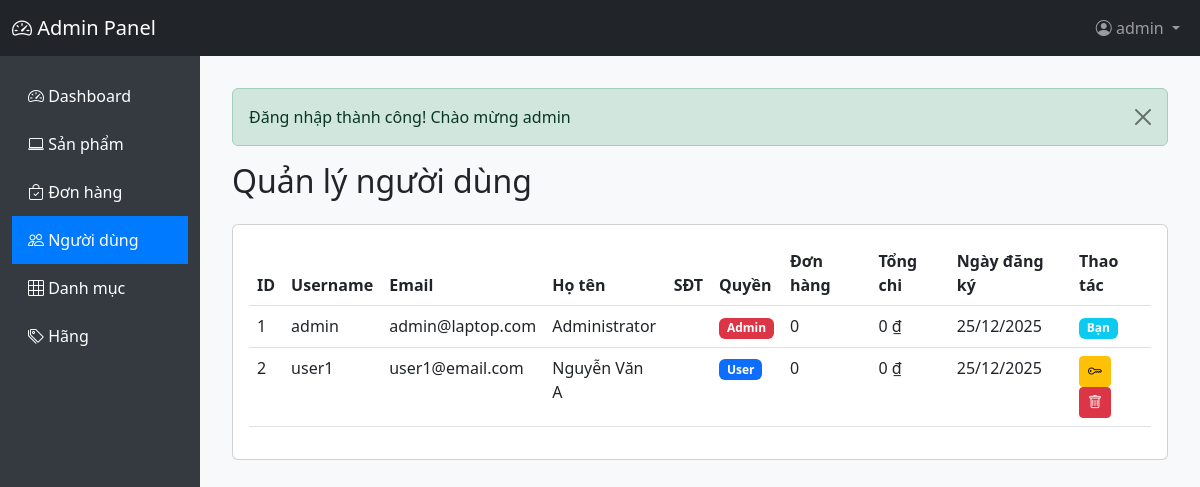
The page /admin/users.php (signed in) on the database its author committed.
### tables this page shows
CREATE TABLE users (
    id INT AUTO_INCREMENT PRIMARY KEY,
    username VARCHAR(50) NOT NULL UNIQUE,
    email VARCHAR(100) NOT NULL UNIQUE,
    password VARCHAR(255) NOT NULL,
    full_name VARCHAR(100),
    phone VARCHAR(20),
    address TEXT,
    role ENUM('user', 'admin') DEFAULT 'user',
    created_at TIMESTAMP DEFAULT CURRENT_TIMESTAMP,
    updated_at TIMESTAMP DEFAULT CURRENT_TIMESTAMP ON UPDATE CURRENT_TIMESTAMP
);

### config/database.php (called while the page is built, shortened)
<?php
try {
    $conn = new mysqli(DB_HOST, DB_USER, DB_PASS, DB_NAME);
    $conn->set_charset("utf8mb4");
} catch (Exception $e) {
    die("Lỗi: " . $e->getMessage());
}
function db_query($sql, $params = []) {
    global $conn;
    $stmt = $conn->prepare($sql);
    $stmt->execute();
    return $stmt;
}
function db_fetch_all($sql, $params = []) {
    $stmt = db_query($sql, $params);
    $result = $stmt->get_result();
    return $result->fetch_all(MYSQLI_ASSOC);
}

### config/functions.php (called while the page is built, shortened)
<?php
function e($string) {
    if ($string === null) {
        return '';
    }
    return htmlspecialchars((string)$string, ENT_QUOTES, 'UTF-8');
}
function format_price($price) {
    return number_format($price, 0, ',', '.') . ' ₫';
}

### admin/users.php (the view, shortened to what this page needs)
<?php
require_once '../config/database.php';
require_once '../config/functions.php';
$users = db_fetch_all("
    SELECT u.*,
           (SELECT COUNT(*) FROM orders WHERE user_id = u.id) as order_count,
           (SELECT SUM(total_amount) FROM orders WHERE user_id = u.id) as total_spent
    FROM users u
    ORDER BY u.created_at DESC
");
include 'includes/header.php';
?>
<div class="card">
    <div class="card-body">
        <div class="table-responsive">
            <table class="table table-hover">
                <thead>
                    <tr>
                        <th>ID</th>
                        <th>Username</th>
                        <th>Email</th>
                        <th>Họ tên</th>
                        <th>SĐT</th>
                        <th>Quyền</th>
                        <th>Đơn hàng</th>
                        <th>Tổng chi</th>
                        <th>Ngày đăng ký</th>
                        <th>Thao tác</th>
                    </tr>
                </thead>
                <tbody>
                    <?php foreach ($users as $user): ?>
                    <tr>
                        <td><?php echo $user['id']; ?></td>
                        <td><?php echo e($user['username']); ?></td>
                        <td><?php echo e($user['email']); ?></td>
                        <td><?php echo e($user['full_name']); ?></td>
                        <td><?php echo e($user['phone']); ?></td>
                        <td>
                            <?php if ($user['role'] == 'admin'): ?>
                                <span class="badge bg-danger">Admin</span>
                            <?php else: ?>
                                <span class="badge bg-primary">User</span>
                            <?php endif; ?>
                        </td>
                        <td><?php echo $user['order_count']; ?></td>
                        <td><?php echo format_price($user['total_spent'] ?? 0); ?></td>
                        <td><?php echo date('d/m/Y', strtotime($user['created_at'])); ?></td>
                        <td>
                            <?php if ($user['id'] != $_SESSION['user_id']): ?>
                                <button class="btn btn-sm btn-warning" data-bs-toggle="modal" data-bs-target="#roleModal<?php echo $user['id']; ?>">
                                    <i class="bi bi-key"></i>
                                </button>
                                <a href="?delete=<?php echo $user['id']; ?>" class="btn btn-sm btn-danger"
                                   onclick="return confirm('Bạn có chắc muốn xóa?')">
                                    <i class="bi bi-trash"></i>
                                </a>
                            <?php else: ?>
                                <span class="badge bg-info">Bạn</span>
                            <?php endif; ?>
                        </td>
                    </tr>
                    <?php endforeach; ?>
                </tbody>
            </table>
        </div>
    </div>
</div>
<?php include 'includes/footer.php'; ?>

### admin/includes/header.php (style rules this page uses)
body { background-color: #f8f9fa; }

### rows shown on the page
users: id "1", username "admin", email "admin@laptop.com", full_name "Administrator", role "Admin", order_count "0", total_spent "0 ₫", created_at "25/12/2025", shows "Bạn"
users: id "2", username "user1", email "user1@email.com", full_name "Nguyễn Văn A", role "User", order_count "0", total_spent "0 ₫", created_at "25/12/2025"

### other values the page prints
$_SESSION['username'] "admin"
$flash['message'] "Đăng nhập thành công! Chào mừng admin"
$page_title "Quản lý người dùng"
